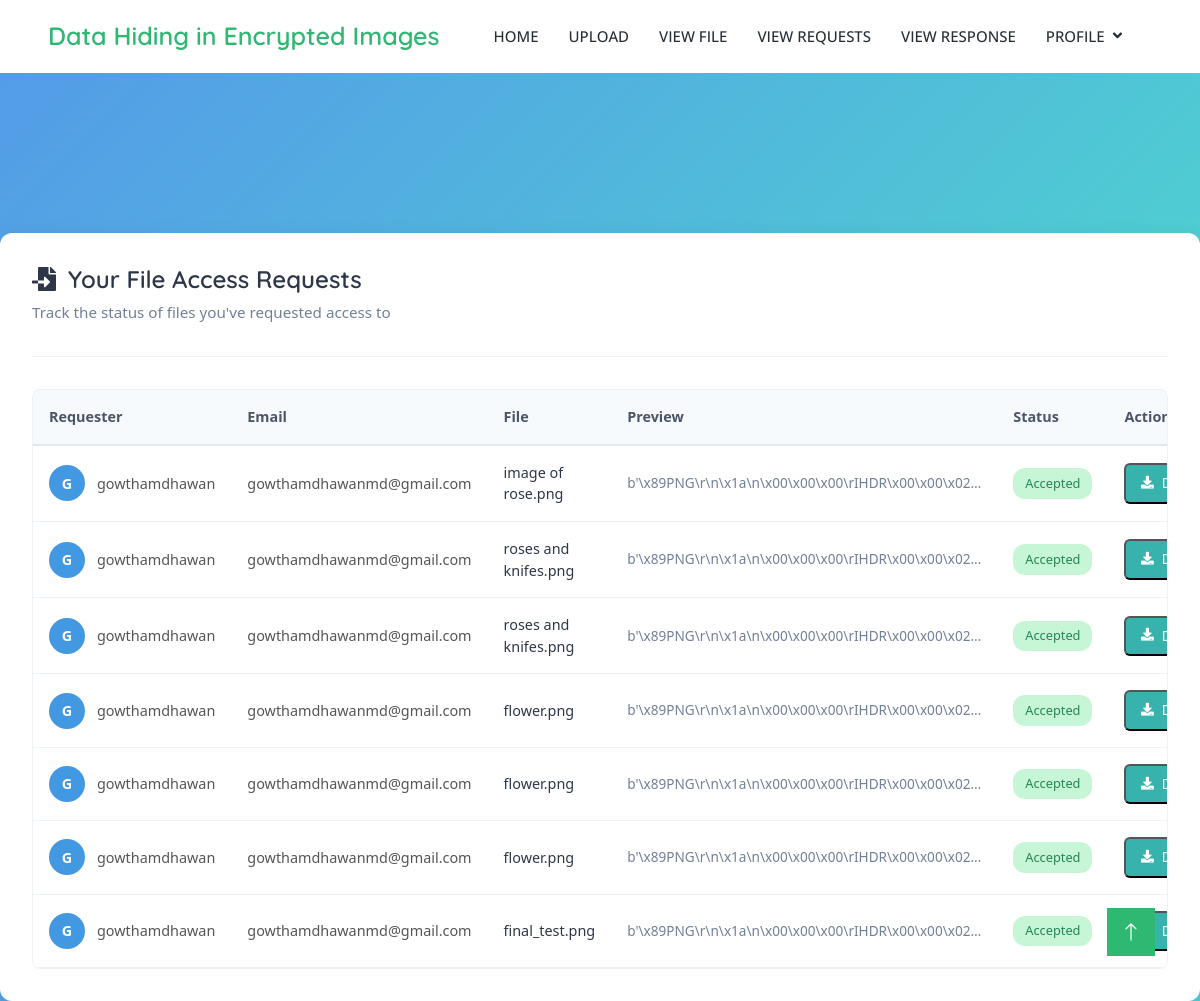
/view_response/ (signed in), run on the app's committed database.
### app/models.py (models this page shows, shortened)
class RequestFile(models.Model):
    file = models.ForeignKey(UploadFile , on_delete=models.CASCADE)
    user = models.ForeignKey(UserModel , on_delete=models.CASCADE)
    status = models.CharField(max_length=20 , choices=(('accepted','accepted'), ('rejected','rejected'),('pending' , 'pending') ), default='pending')
    otp = models.CharField(max_length=8)
    class Meta:
        db_table = 'RequestFile'

class UserModel(models.Model):
    username = models.CharField(max_length=50)
    email = models.EmailField()
    password = models.CharField(max_length=300)
    contact = models.IntegerField()
    address = models.TextField()
    profile = models.ImageField(upload_to='Profile')
    otp = models.CharField(max_length=8 , null=True)
    is_authorized = models.BooleanField(default=False)
    role = models.CharField(max_length=12 , choices=(('do','do') , ('du','du')))
    class Meta:
        db_table = 'UserModel'

class UploadFile(models.Model):
    filename = models.CharField(max_length=255)
    user = models.ForeignKey(UserModel, on_delete=models.CASCADE)
    file = models.FileField(upload_to='uploads/')
    filedata = models.BinaryField()
    marked_image = models.ImageField(upload_to='MarkedImage/')
    lopt = models.IntegerField()
    key_1 = models.CharField(max_length=255)
    key_2 = models.CharField(max_length=255)
    key_3 = models.CharField(max_length=255)
    user_data_len = models.IntegerField()
    aux_bits_used = models.IntegerField(default=0)  # ADD THIS FIELD
    class Meta:
        db_table = 'UploadFile'

### app/views.py (the view)
# urls.py: path('view_response/' ,view_response , name='view_response'),
def view_response(request):
    email = request.session.get('email')
    responses = RequestFile.objects.all()
    return render(request , 'view_response.html' , {'responses':responses})

### templates/View_response.html (shortened to what this page needs)
{% extends 'index.html' %}
{% block nav %}
<nav class="navbar navbar-expand-lg bg-white navbar-light sticky-top py-lg-0 px-4 px-lg-5 wow fadeIn" data-wow-delay="0.1s">
  <a href="{% url 'user_dashboard' %}" class="navbar-brand p-0">
    <h1 class="m-0 text-primary" style="font-size: 25px;">Data Hiding in Encrypted Images</h1>
  </a>
  <div class="collapse navbar-collapse py-4 py-lg-0" id="navbarCollapse">
    <div class="navbar-nav ms-auto align-items-center">
      <a href="{% url 'user_dashboard' %}" class="nav-item nav-link">Home</a>
      <a href="{% url 'uploadfile' %}" class="nav-item nav-link">Upload</a>
      <a href="{% url 'viewfile' %}" class="nav-item nav-link">View File</a>
      <a href="{% url 'view_requests' %}" class="nav-item nav-link">View Requests</a>
      <a href="{% url 'view_response' %}" class="nav-item nav-link">View Response</a>
      <div class="nav-item dropdown">
        <a href="#" class="nav-link dropdown-toggle d-flex align-items-center" data-bs-toggle="dropdown">
          <span>Profile</span>
        </a>
      </div>
    </div>
  </div>
</nav>
{% endblock %}
{% block hero %}
<div class="requests-dashboard">
  <div class="dashboard-header">
    <h2><i class="fas fa-file-import"></i> Your File Access Requests</h2>
    <p>Track the status of files you've requested access to</p>
  </div>
  <div class="table-wrapper">
    <table class="requests-table">
      <thead>
        <tr>
          <th class="user-col">Requester</th>
          <th class="email-col">Email</th>
          <th class="file-col">File</th>
          <th class="preview-col">Preview</th>
          <th class="status-col">Status</th>
          <th class="action-col">Action</th>
        </tr>
      </thead>
      <tbody>
        {% for res in responses %}
          {% if res.user.email == request.session.email %}
          <tr>
            <td data-label="Requester">
              <div class="user-cell">
                <div class="user-avatar">
                  {{ res.user.username|first|upper }}
                </div>
                <span>{{ res.user.username }}</span>
              </div>
            </td>
            <td data-label="Email" class="email-cell">{{ res.user.email }}</td>
            <td data-label="File" class="filename">{{ res.file.filename }}</td>
            <td data-label="Preview" class="preview-cell">
              {{ res.file.filedata|truncatechars:50|default:"No preview available" }}
            </td>
            <td data-label="Status">
              <div class="status-badge status-{{ res.status }}">
                {{ res.status|capfirst }}
              </div>
            </td>
            <td data-label="Action">
              {% if res.status == 'accepted' %}
                <form method="get" action="{% url 'download' res.file.id %}" style="display:inline;">
                <button type="submit" class="download-btn">
                  <i class="fas fa-download"></i> Download
                </button>
              </form>
              {% elif res.status == 'pending' %}
                <div class="waiting-indicator">
                  <i class="fas fa-clock"></i> Processing
                </div>
              {% elif res.status == 'rejected' %}
                <div class="rejected-indicator">
                  <i class="fas fa-times-circle"></i> Denied
                </div>
              {% endif %}
            </td>
          </tr>
          {% endif %}
        {% endfor %}
      </tbody>
    </table>
  </div>
</div>
<link rel="stylesheet" href="https://cdnjs.cloudflare.com/ajax/libs/font-awesome/5.15.4/css/all.min.css">
{% endblock %}

### static/css/style.css (style rules this page uses)
:root { --primary: #2EB872; --light: #F3F4F5; --dark: #282F34; }
.navbar.sticky-top { top: -100px; transition: .5s; }
.navbar .navbar-brand { display: flex; align-items: center; }
.navbar .dropdown-toggle::after { border: none; content: "\f107"; font-family: "Font Awesome 5 Free"; font-weight: 900; vertical-align: middle; margin-left: 8px; }
.navbar .navbar-nav .nav-link { margin-right: 30px; padding: 25px 0; color: #FFFFFF; font-size: 15px; font-weight: 500; text-transform: uppercase; outline: none; }
.navbar .navbar-nav .nav-link { color: var(--dark); font-weight: 500; }

### templates/View_response.html (style rules this page uses)
body { background: linear-gradient(135deg ,#5499e9 , #4de2c9 ); height: 100vh ; }
.requests-dashboard { font-family: 'Segoe UI', Roboto, Oxygen, Ubuntu, Cantarell, sans-serif; max-width: 1200px; margin: 10rem auto; padding: 2rem; background: white; border-radius: 12px; box-shadow: 0 4px 20px rgba(0, 0, 0, 0.08); }
.dashboard-header { margin-bottom: 2rem; padding-bottom: 1rem; border-bottom: 1px solid #f0f0f0; }
.dashboard-header h2 { color: #2d3748; font-size: 1.5rem; font-weight: 600; margin-bottom: 0.5rem; display: flex; align-items: center; gap: 0.75rem; }
.dashboard-header p { color: #718096; font-size: 0.95rem; }
.table-wrapper { overflow-x: auto; border-radius: 8px; border: 1px solid #edf2f7; }
.requests-table { width: 100%; border-collapse: collapse; font-size: 0.9rem; }
.requests-table th { background-color: #f7fafc; color: #4a5568; font-weight: 600; text-align: left; padding: 1rem; border-bottom: 2px solid #e2e8f0; }
.requests-table td { padding: 1rem; border-bottom: 1px solid #edf2f7; vertical-align: middle; }
.user-cell { display: flex; align-items: center; gap: 0.75rem; }
.user-avatar { width: 36px; height: 36px; border-radius: 50%; background-color: #4299e1; color: white; display: flex; align-items: center; justify-content: center; font-weight: bold; flex-shrink: 0; }
.status-badge { display: inline-block; padding: 0.35rem 0.75rem; border-radius: 12px; font-size: 0.8rem; font-weight: 500; text-transform: capitalize; }
.status-accepted { background-color: #c6f6d5; color: #25855a; }
.filename { font-weight: 500; color: #2d3748; }
.preview-cell { color: #718096; font-size: 0.85rem; }
.download-btn { display: inline-flex; align-items: center; gap: 0.5rem; padding: 0.5rem 0.9rem; background-color: #38b2ac; color: white; border-radius: 6px; font-size: 0.85rem; font-weight: 500; text-decoration: none; transition: all 0.2s ease; }
.download-btn i { font-size: 0.8rem; }

### data on the page
RequestFile: user.username|first "G", user.username "gowthamdhawan", user.email "gowthamdhawanmd@gmail.com", file.filename "image of rose.png", file.filedata "b'\\x89PNG\\r\\n\\x1a\\n\\x00\\x00\\x00\\rIHDR\\x00\\x00\\x02…", status "Accepted", shows "Download"
RequestFile: user.username|first "G", user.username "gowthamdhawan", user.email "gowthamdhawanmd@gmail.com", file.filename "roses and knifes.png", file.filedata "b'\\x89PNG\\r\\n\\x1a\\n\\x00\\x00\\x00\\rIHDR\\x00\\x00\\x02…", status "Accepted", shows "Download"
RequestFile: user.username|first "G", user.username "gowthamdhawan", user.email "gowthamdhawanmd@gmail.com", file.filename "roses and knifes.png", file.filedata "b'\\x89PNG\\r\\n\\x1a\\n\\x00\\x00\\x00\\rIHDR\\x00\\x00\\x02…", status "Accepted", shows "Download"
RequestFile: user.username|first "G", user.username "gowthamdhawan", user.email "gowthamdhawanmd@gmail.com", file.filename "flower.png", file.filedata "b'\\x89PNG\\r\\n\\x1a\\n\\x00\\x00\\x00\\rIHDR\\x00\\x00\\x02…", status "Accepted", shows "Download"
RequestFile: user.username|first "G", user.username "gowthamdhawan", user.email "gowthamdhawanmd@gmail.com", file.filename "flower.png", file.filedata "b'\\x89PNG\\r\\n\\x1a\\n\\x00\\x00\\x00\\rIHDR\\x00\\x00\\x02…", status "Accepted", shows "Download"
RequestFile: user.username|first "G", user.username "gowthamdhawan", user.email "gowthamdhawanmd@gmail.com", file.filename "flower.png", file.filedata "b'\\x89PNG\\r\\n\\x1a\\n\\x00\\x00\\x00\\rIHDR\\x00\\x00\\x02…", status "Accepted", shows "Download"
RequestFile: user.username|first "G", user.username "gowthamdhawan", user.email "gowthamdhawanmd@gmail.com", file.filename "final_test.png", file.filedata "b'\\x89PNG\\r\\n\\x1a\\n\\x00\\x00\\x00\\rIHDR\\x00\\x00\\x02…", status "Accepted", shows "Download"
